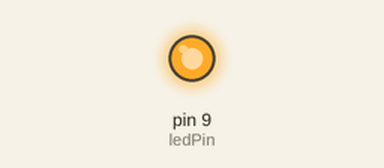
Simulated run of this sketch. Board: Arduino Uno, built with avr-gcc and run on an emulated ATmega328P. Shown: output pins drawn as LEDs (lit = HIGH).

Above: at 1.5 s.
At 4.5 s:
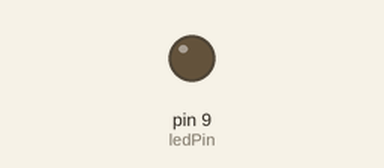
Timing chart, 0 to 7.8 s (numbered marks = the images above):
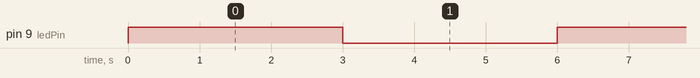

Measured:
- by itself, pin 9 (ledPin): alternates HIGH for 3.0 s and LOW for 3.0 s

The sketch:

week5.ino
```cpp
int ledPin = 9; //ledPin을 9번으로 정의

void setup() {
  pinMode(ledPin,OUTPUT);        //ledPin을 출력으로 설정
}

void loop() {
  digitalWrite(ledPin, HIGH);       //LED ON
  delay(3000);                        //3초 대기
  digitalWrite(ledPin, LOW);       //LED OFF
  delay(3000);                        //3초 대기
}
```
